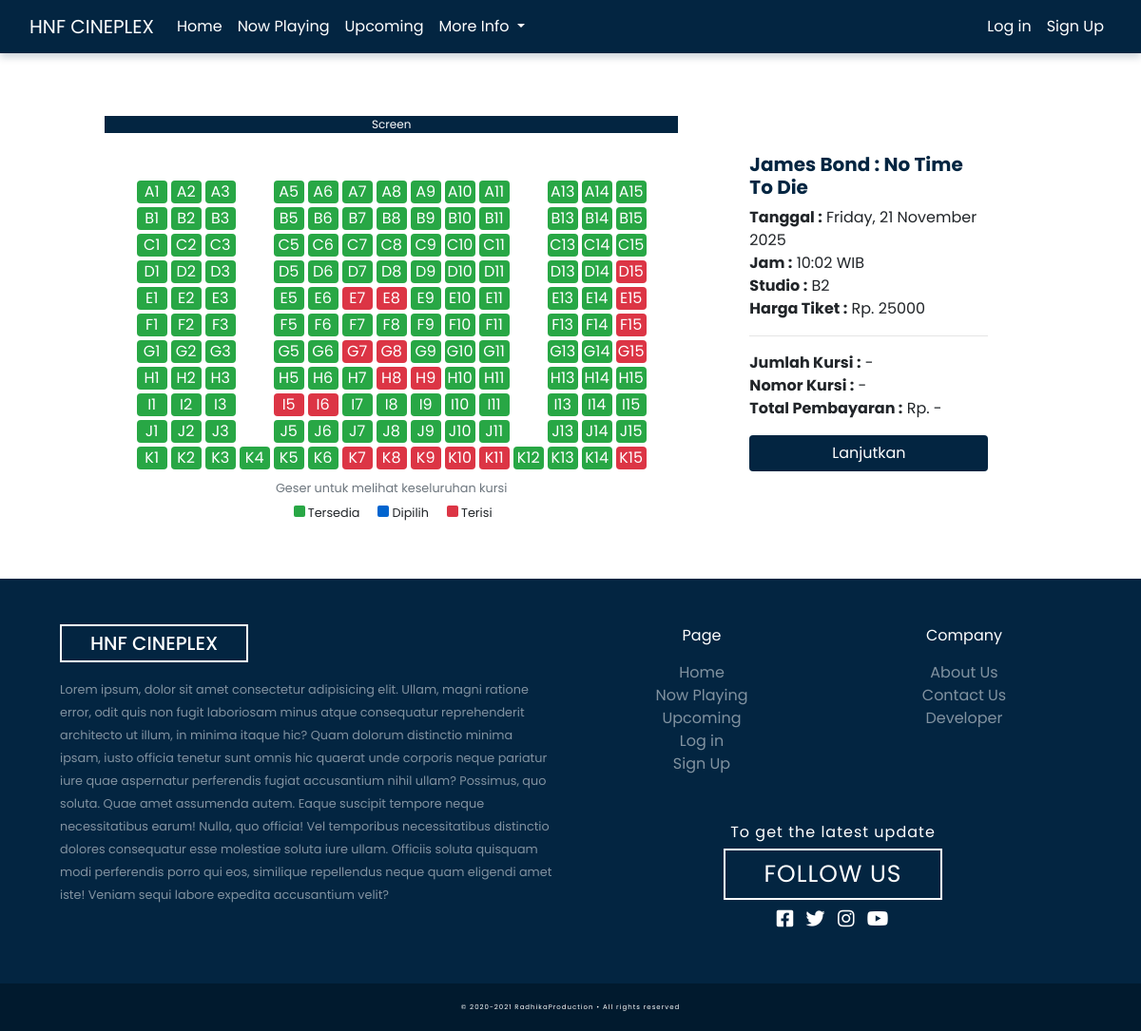
Screenshot of /page/booking.php?id=1 with the database file from the repository.
### tables this page shows
CREATE TABLE `jadwal` (
  `id` int(11) NOT NULL,
  `id_film` int(11) NOT NULL,
  `data_timestamp` int(11) NOT NULL,
  `studio` varchar(5) NOT NULL,
  `harga` int(11) NOT NULL,
  `data_status` varchar(12) NOT NULL
);

CREATE TABLE `film` (
  `id` int(11) NOT NULL,
  `judul` varchar(50) NOT NULL,
  `durasi` int(3) NOT NULL,
  `aktor` varchar(255) NOT NULL,
  `genre` varchar(10) NOT NULL,
  `kategori` varchar(12) NOT NULL,
  `bahasa` varchar(20) NOT NULL,
  `subtitle` varchar(20) NOT NULL,
  `sutradara` varchar(20) NOT NULL,
  `produksi` varchar(20) NOT NULL,
  `link_trailer` varchar(255) NOT NULL,
  `sinopsis` text NOT NULL,
  `cover` varchar(255) NOT NULL,
  `data_status` varchar(12) NOT NULL
);

### utility/function.php (called while the page is built, shortened)
<?php
$conn = mysqli_connect("localhost", "root", "", "web_bioskop");
function select($data)
{
    global $conn;
    $result = mysqli_query($conn, $data);
    $rows = [];
    while ($row = mysqli_fetch_assoc($result)) {
        $rows[] = $row;
    }
    return $rows;
}

### page/booking.php (the view, shortened to what this page needs)
<?php
     require '../utility/function.php';
     $id_jadwal = intval($_GET['id']);
     $studioChairs = array("A1","A2","A3","A4","A5","A6","A7","A8","A9","A10","A11","A12","A13","A14","A15",
                     "B1","B2","B3","B4","B5","B6","B7","B8","B9","B10","B11","B12","B13","B14","B15",
                     "C1","C2","C3","C4","C5","C6","C7","C8","C9","C10","C11","C12","C13","C14","C15",
                     "D1","D2","D3","D4","D5","D6","D7","D8","D9","D10","D11","D12","D13","D14","D15",
                     "E1","E2","E3","E4","E5","E6","E7","E8","E9","E10","E11","E12","E13","E14","E15",
                     "F1","F2","F3","F4","F5","F6","F7","F8","F9","F10","F11","F12","F13","F14","F15",
                     "G1","G2","G3","G4","G5","G6","G7","G8","G9","G10","G11","G12","G13","G14","G15",
                     "H1","H2","H3","H4","H5","H6","H7","H8","H9","H10","H11","H12","H13","H14","H15",
                     "I1","I2","I3","I4","I5","I6","I7","I8","I9","I10","I11","I12","I13","I14","I15",
                     "J1","J2","J3","J4","J5","J6","J7","J8","J9","J10","J11","J12","J13","J14","J15",
                     "K1","K2","K3","K4","K5","K6","K7","K8","K9","K10","K11","K12","K13","K14","K15");
    $studioChairsRow = ["A","B","C","D","E","F","G","H","I","J","K"];
    $exceptionStudioChairs = ["A4","B4","C4","D4","E4","F4","G4","H4","I4","J4",
                              "A12","B12","C12","D12","E12","F12","G12","H12","I12","J12"];
     $chairsBooked = select("SELECT id_kursi FROM tiket WHERE id_jadwal = $id_jadwal");
     $chairsOccupied = [];
    foreach($chairsBooked as $chairBooked){
        $chairsOccupied[]= $chairBooked['id_kursi'];
    }
    $data_jadwal = select("SELECT film.judul,film.cover,jadwal.data_timestamp,jadwal.studio,jadwal.harga
                          FROM film JOIN jadwal ON film.id=jadwal.id_film WHERE jadwal.id = $id_jadwal")[0];
 ?>
<!DOCTYPE html>
<html lang="en">
<head>
    <link rel="stylesheet" href="https://cdn.jsdelivr.net/npm/bootstrap@4.5.3/dist/css/bootstrap.min.css"
>
    <link rel="stylesheet" href="../asset/css/ui.css">
    <link href="../asset/fontawesome-free/css/all.min.css" rel="stylesheet" type="text/css">
</head>
<body>
    <header class="mb-2">
        <?php include '../components/page/navbar.php' ?>
    </header>
    <div class="main-container">
        <section class="row pt-4 pt-lg-5 mt-lg-2">
            <div class="col-lg-8 my-2">
                <div class="col-md-9 col-lg-10 screen-row p-0 mx-auto mb-5">Screen</div>
                <div class="studio-wrapper">
                    <?php foreach($studioChairsRow as $row) :?>
                    <div class="baris d-flex justify-content-center">
                        <?php foreach($studioChairs as $studioChair) :?>
                        <?php if(strpos($studioChair, $row)!== false) :?>
                            <?php if(in_array($studioChair,$exceptionStudioChairs)) :?>
                                <span class="empty"></span>
                            <?php else :?>
                                <button class="seat <?= in_array($studioChair,$chairsOccupied)? '' : 'available' ?>"
                                <?= in_array($studioChair,$chairsOccupied)? '' : 'data-id='.$studioChair ?>><?= $studioChair; ?></button>
                            <?php endif; ?>
                        <?php endif; ?>
                        <?php endforeach; ?>
                    </div>
                    <?php endforeach; ?>
                </div>
                <small class="col-12 p-0 text-center d-block mt-2 mb-1 text-muted">Geser untuk melihat keseluruhan kursi</small>
                <div class="col-12 justify-content-center d-flex">
                    <div class="mx-2">
                       <span class="square available"></span><small>Tersedia</small>
                    </div>
                    <div class="mx-2">
                       <span class="square choosen"></span><small>Dipilih</small>
                    </div>
                    <div class="mx-2">
                       <span class="square booked"></span><small>Terisi</small>
                    </div>
                </div>
            </div>
            <div class="col-lg-4 my-2 mt-4 mt-lg-2 align-self-center">
                <div class="row flex-lg-row-reverse">
                    <div class="col-sm-4 text-center">
                    </div>
                    <div class="col-sm-8 p-2 p-lg-0">
                        <ul style="list-style-type: none;">
                            <li>
                               <h5 class="font-weight-bold text-custom"><?= $data_jadwal['judul']; ?> </h5>
                            </li>
                            <li>
                                <span class="d-inline-block font-weight-bold">Tanggal :</span>
                                <?= strftime("%A, %d %B %Y", $data_jadwal['data_timestamp']) ?>
                            </li>
                            <li>
                                <span class="d-inline-block font-weight-bold">Jam :</span>
                                <?= date("H:i",$data_jadwal['data_timestamp'])  ?> WIB
                            </li>
                            <li>
                                <span class="d-inline-block font-weight-bold">Studio :</span>
                                <?= $data_jadwal['studio']?>
                            </li>
                            <li>
                                <span class="d-inline-block font-weight-bold">Harga Tiket :</span>
                                Rp. <?= $data_jadwal['harga']?>
                            </li>
                            <hr>
                            <li>
                                <span class="d-inline-block font-weight-bold">Jumlah Kursi :</span>
                                <span class="display-count-seat">-</span>
                            </li>
                            <li>
                                <span class="d-inline-block font-weight-bold">Nomor Kursi :</span>
                                <span class="display-selected-seat">-</span>
                            </li>
                            <li>
                                <span class="d-inline-block font-weight-bold">Total Pembayaran :</span>
                                Rp. <span class="display-total-payment">-</span>
                            </li>
                            <li class="mt-3">
                                <form action="checkout.php" method="POST" onsubmit="return validation()">
                                    <button type="submit" class="btn btn-custom w-100">Lanjutkan</button>
                                </form>
                            </li>
                        </ul>
                    </div>
                </div>
            </div>
        </section>
    </div>
    <?php include '../components/page/footer.php' ?>
</body>
</html>

### asset/css/ui.css (style rules this page uses)
* { padding: 0; margin: 0; -webkit-box-sizing: border-box; box-sizing: border-box; font-family: 'Poppins', sans-serif; scroll-behavior: smooth !important; }
.btn-custom { background-color: #032541; color: white; }
.text-custom { color: #032541; }
.main-container { position: relative; width: 100%; max-width: 1440px; margin: auto; padding: 50px; }

### page/booking.php (style rules this page uses)
.seat { background-color: #DC3545; color: white; outline: none !important; border: none !important; box-shadow: none!important; margin: 2px; width: 32px; border-radius: 4px; text-align: center; }
.empty { display: block; margin: 2px; width: 32px; height: 24px; border-radius: 4px; }
.square { display: inline-block; margin: 2px; width: 12px; height: 12px; border-radius: 2px; margin: auto 3px; }
.available { background-color: #28A745; }
.choosen { background-color: #0064cf; }
.booked { background-color: #DC3545; }
.studio-wrapper { overflow-x:auto; }
.screen-row { background-color: #032541; color: white; text-align: center; font-size: 12px; }
.baris { width: fit-content; margin: 0 auto; }

### rows the page displays
jadwal: id_film.judul "James Bond : No Time To Die", data_timestamp "Friday, 21 November 2025", data_timestamp "10:02", studio "B2", harga "25000"

### other values shown
$studioChair "A1"
$studioChair "A2"
$studioChair "A3"
$studioChair "A5"
$studioChair "A6"
$studioChair "A7"
$studioChair "A8"
$studioChair "A9"
$studioChair "A10"
$studioChair "A11"
$studioChair "A13"
$studioChair "A14"
$studioChair "A15"
$studioChair "B1"
$studioChair "B2"
